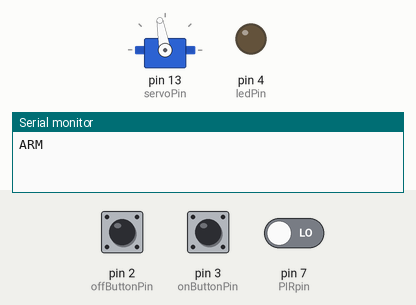
Simulated run of this sketch. Board: Arduino Uno, built with avr-gcc and run on an emulated ATmega328P. Parts: servo, output pins drawn as LEDs (lit = HIGH), the last lines printed to the serial monitor. The inputs (shaded band) are chosen by the test bench; at power-on: pin 3 (onButtonPin) HIGH, pin 2 (offButtonPin) HIGH, pin 7 (PIRpin) LOW.

Above: at 6.3 s.
6.4 s: pin 3 (onButtonPin) pulled LOW for 0.15 s
At 7.6 s:
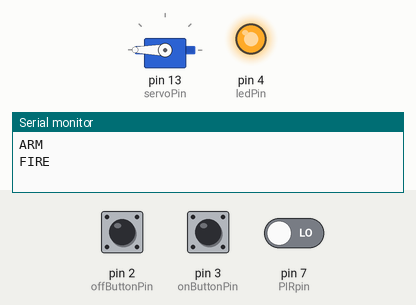
8.0 s: pin 2 (offButtonPin) pulled LOW for 0.15 s
At 9.0 s:
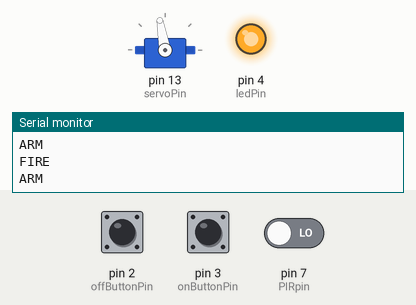
11.1 s: pin 3 (onButtonPin) pulled LOW for 3.2 s
At 14.0 s:
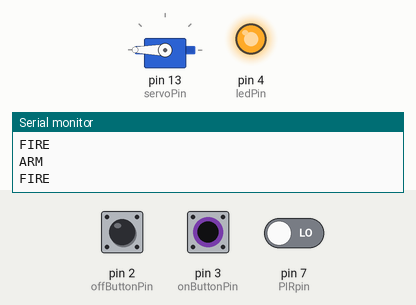
Timing chart, 0 to 15.5 s (numbered marks = the images above; inputs shaded):
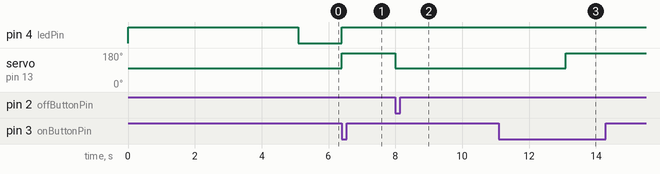

Measured:
- after the input at 6.4 s, pin 4 (ledPin): LOW → HIGH at once; servo on pin 13 (servoPin): 100° → 180° at once
- after the input at 8.0 s, servo on pin 13 (servoPin): 180° → 100° at once
- after the input at 11.1 s, pin 4 (ledPin): stays HIGH (without the input it goes to LOW after 2.0 s); servo on pin 13 (servoPin): 100° → 180° after 2.0 s

The sketch:

catapault.ino
```cpp
const int onButtonPin = 3;     // the number of the pushbutton pin
const int offButtonPin = 2;     // the number of the pushbutton pin

const int ledPin =  4;      // the number of the LED pin
const int servoPin = 13 ;
const int PIRpin = 7;

const int firePosition = 180;
const int armPosition = 100;


int movementDetected = 0;
int fireButtonState = 0;
int armButtonState = 0;

#include <Servo.h>


bool armed = false;
Servo myservo;  // create servo object to control a servo


void setup() {
  Serial.begin(9600);
  pinMode(7, INPUT_PULLUP); // detect movement via pin 7


  // initialize the LED pin as an output:
  pinMode(ledPin, OUTPUT);

  // ensure LED is off
  digitalWrite(ledPin, HIGH);

  // initialize the pushbutton pin as an input:
  pinMode(onButtonPin, INPUT);
  pinMode(offButtonPin, INPUT);

  arm();
}

void loop() {

    movementDetected = digitalRead(PIRpin);
    fireButtonState = digitalRead(onButtonPin);
    armButtonState = digitalRead(offButtonPin);


  if (armed && (movementDetected == HIGH || fireButtonState == LOW) ) {

    fire();
  } else {
    if (!armed && (armButtonState == LOW)) {
      arm();
    }
  }

}

void fire(){
   armed = false;
   Serial.println("FIRE");
   // turn LED off:
   digitalWrite(ledPin, HIGH);
   myservo.attach(servoPin);
   myservo.write(firePosition);
   delay(1000);
   myservo.detach();

}

void arm(){
    Serial.println("ARM");

    myservo.attach(servoPin);
    myservo.write(armPosition);
    armed=true;
    delay(100);
    myservo.detach();
    delay(5000); // 5 seconds to get out of range
   //    turn LED on:
    digitalWrite(ledPin, LOW);
}
```
